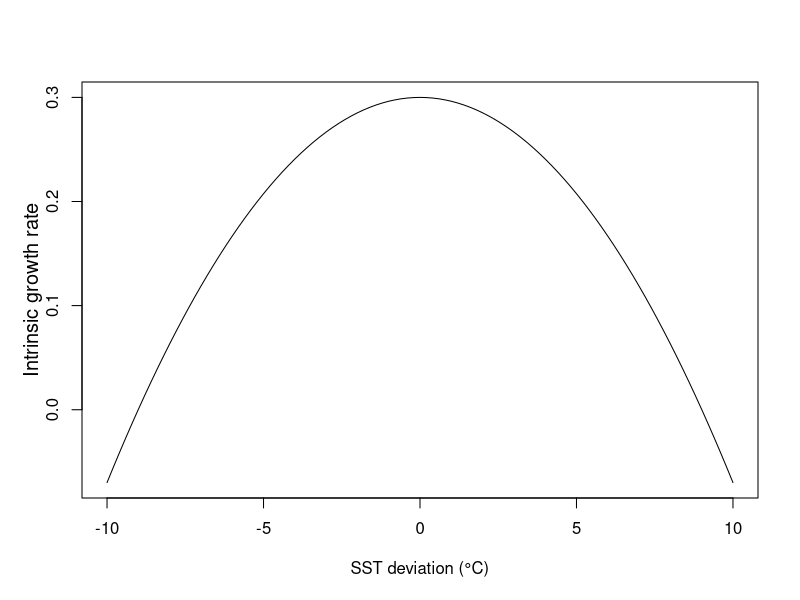
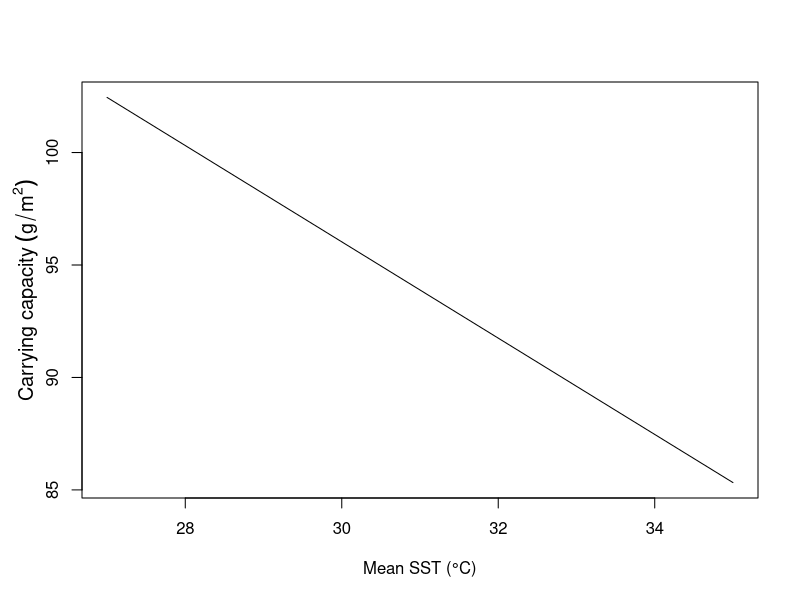
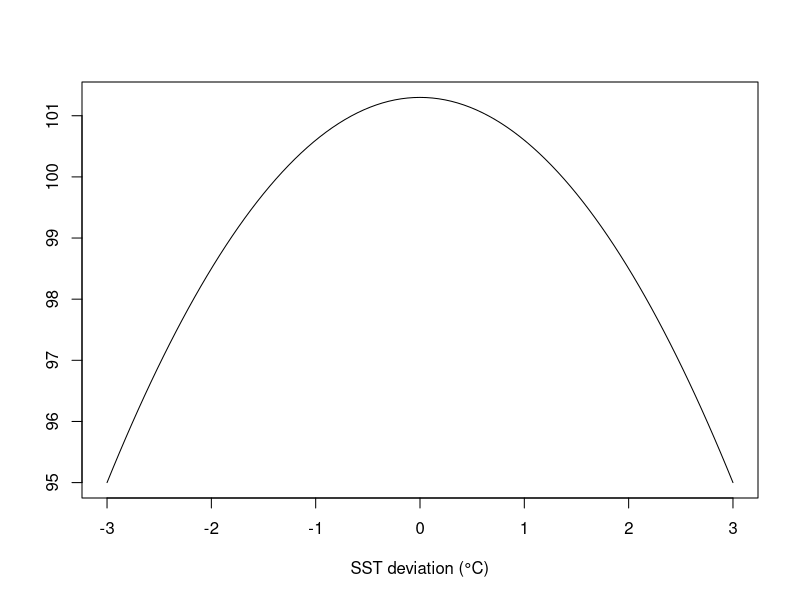

Write R code to recreate these figures, in order.
#growth rate plot
#0.3 commonly used as growth rate
#r = 0 when 9 degree difference - nonlethal critical thermal maxima was 36 degrees
#try this function with different optimal temps (that will be calculated in the anomaly part of sst_cmip6.R)
quad_r <- function (x, a=0.3, b=0, c=-0.0037) {
  a + b*x + c*x^2
}

curve(quad_r, from = -10, to = 10, xlab="SST deviation (°C)", ylab = "")
title(ylab= "Intrinsic growth rate", line=2, cex.lab=1.2)








##Piecewise linear function for K
# Define the linear equation
linear_equation <- function(x) {
  -2.1408 * x + 160.253358
}

# Create a function to restrict y between 10 and 101.3
#10 g/m2 is maintained so matter how warm it gets (Darling et al. 2017)
#max carrying capacity set to 101.3 g/m2 (MacNeil et al. 2015)

restricted_y <- function(x) {
  y <- linear_equation(x)
  if (y < 10) {
    y <- 10
  } else if (y > 101.3) {
    y <- 101.3
  }
  return(y)
}

# Test the restricted_y function with a value of x
x_value <- 28
result <- restricted_y(x_value)
cat("For x =", x_value, ", y =", result, "\n")

curve(linear_equation, from = 27, to = 35, xlab = "Mean SST (°C)", ylab = "")
title(ylab= bquote('Carrying capacity'~(g/m^2)), line=2, cex.lab=1.2)


##logarithmic - not sure this one makes sense. might leave out.
#log_equation <- function(x) {
 # - log(x) + 101.3
#}
#curve(log_equation, from = 0, to = 50, xlab = "Mean SST (°C)", ylab = "")


##quadratic - same points used to establish linear
#max is "current" temp and max K
# 3 degree deviation (2040 temp) associated with 6% decline in max
quad_K <- function (x, a=101.3, b=0, c=-.7) {
  y = a + b*x + c*x^2
 # if (y < 10) {
  #  y <- 10
  #}
  return(y)
}

quad_K(-3)

curve(quad_K, from = -3, to = 3, xlab="SST deviation (°C)", ylab = "")

